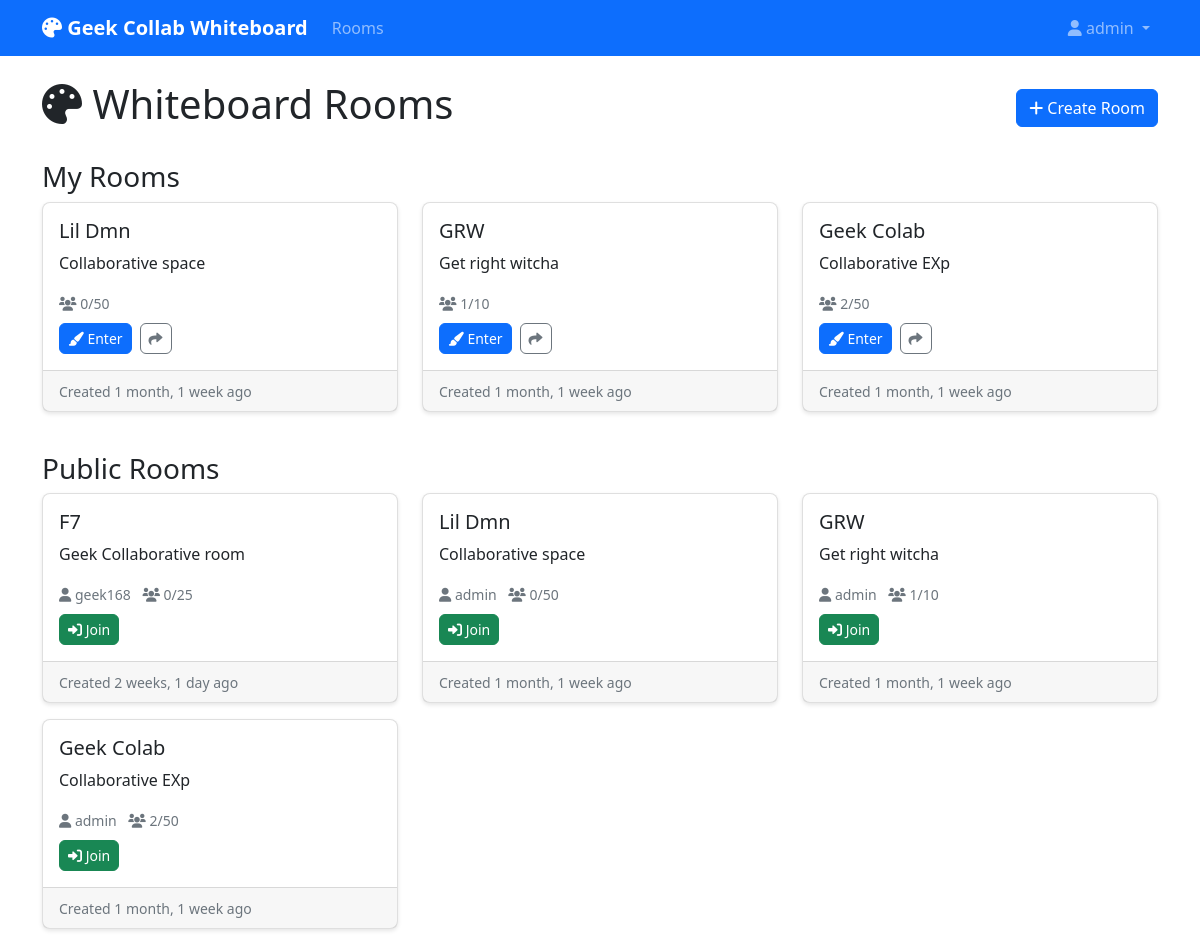
The app's page / (signed in) with its own data.
### whiteboard/models.py (models this page shows, shortened)
class Room(models.Model):
    id = models.UUIDField(primary_key=True, default=uuid.uuid4, editable=False)
    name = models.CharField(max_length=100)
    description = models.TextField(blank=True)
    created_by = models.ForeignKey(User, on_delete=models.CASCADE, related_name='created_rooms')
    created_at = models.DateTimeField(default=timezone.now)
    updated_at = models.DateTimeField(auto_now=True)
    is_public = models.BooleanField(default=False)
    password = models.CharField(max_length=100, blank=True, null=True)
    max_users = models.IntegerField(default=50)
    background_color = models.CharField(max_length=7, default='#ffffff')
    grid_enabled = models.BooleanField(default=False)
    class Meta:
        ordering = ['-created_at']
    @property
    def active_users_count(self):
        return self.participants.filter(is_active=True).count()

### whiteboard/views.py (the view)
# urls.py: path('', room_list, name='home'),
def room_list(request):
    if request.user.is_authenticated:
        rooms = Room.objects.filter(
            Q(is_public=True) |
            Q(created_by=request.user) |
            Q(participants__user=request.user)
        ).distinct().order_by('-created_at')
    else:
        rooms = Room.objects.filter(is_public=True).order_by('-created_at')
    context = {'rooms': rooms}
    return render(request, 'whiteboard/room_list.html', context)

### templates/whiteboard/room_list.html (shortened to what this page needs)
{% extends 'base.html' %}
{% load static %}
{% block content %}
<div class="container mt-4">
    <div class="row">
        <div class="col-12">
            <div class="d-flex justify-content-between align-items-center mb-4">
                <h1><i class="fas fa-palette"></i> Whiteboard Rooms</h1>
                {% if user.is_authenticated %}
                    <button class="btn btn-primary" data-bs-toggle="modal" data-bs-target="#createRoomModal">
                        <i class="fas fa-plus"></i> Create Room
                    </button>
                {% endif %}
            </div>
        </div>
    </div>
    {% if user.is_authenticated %}
        <div class="row mb-4">
            <div class="col-12">
                <h3>My Rooms</h3>
                <div class="row">
                    {% for room in rooms %}
                        {% if room.created_by == user %}
                            <div class="col-md-6 col-lg-4 mb-3">
                                <div class="card h-100">
                                    <div class="card-body">
                                        <h5 class="card-title">{{ room.name }}</h5>
                                        <p class="card-text">{{ room.description|truncatewords:20 }}</p>
                                        <div class="mb-2">
                                            <small class="text-muted">
                                                <i class="fas fa-users"></i> {{ room.active_users_count }}/{{ room.max_users }}
                                            </small>
                                        </div>
                                        <div class="d-flex gap-2">
                                            <a href="{% url 'whiteboard:room' room.id %}" class="btn btn-primary btn-sm">
                                                <i class="fas fa-paint-brush"></i> Enter
                                            </a>
                                            <button class="btn btn-outline-secondary btn-sm" onclick="shareRoom('{{ room.id }}')"
                                                    title="Share Room">
                                                <i class="fas fa-share"></i>
                                            </button>
                                        </div>
                                    </div>
                                    <div class="card-footer text-muted">
                                        <small>Created {{ room.created_at|timesince }} ago</small>
                                    </div>
                                </div>
                            </div>
                        {% endif %}
                    {% endfor %}
                </div>
            </div>
        </div>
    {% endif %}
    <div class="row">
        <div class="col-12">
            <h3>Public Rooms</h3>
            <div class="row">
                {% for room in rooms %}
                    {% if room.is_public %}
                        <div class="col-md-6 col-lg-4 mb-3">
                            <div class="card h-100">
                                <div class="card-body">
                                    <h5 class="card-title">{{ room.name }}</h5>
                                    <p class="card-text">{{ room.description|truncatewords:20 }}</p>
                                    <div class="mb-2">
                                        <small class="text-muted">
                                            <i class="fas fa-user"></i> {{ room.created_by.username }}
                                            <i class="fas fa-users ms-2"></i> {{ room.active_users_count }}/{{ room.max_users }}
                                        </small>
                                    </div>
                                    {% if user.is_authenticated %}
                                        <a href="{% url 'whiteboard:room' room.id %}" class="btn btn-success btn-sm">
                                            <i class="fas fa-sign-in-alt"></i> Join
                                        </a>
                                    {% else %}
                                        <a href="{% url 'users:login' %}" class="btn btn-outline-primary btn-sm">
                                            Login to Join
                                        </a>
                                    {% endif %}
                                </div>
                                <div class="card-footer text-muted">
                                    <small>Created {{ room.created_at|timesince }} ago</small>
                                </div>
                            </div>
                        </div>
                    {% endif %}
                {% endfor %}
            </div>
        </div>
    </div>
</div>
{% endblock %}

### templates/base.html (shortened to what this page needs)
<!DOCTYPE html>
<html lang="en">
<head>
    <link href="https://cdn.jsdelivr.net/npm/bootstrap@5.1.3/dist/css/bootstrap.min.css" rel="stylesheet">
    <link rel="stylesheet" href="https://cdnjs.cloudflare.com/ajax/libs/font-awesome/6.0.0/css/all.min.css">
    <link rel="stylesheet" href="{% load static %}{% static 'css/style.css' %}">
</head>
<body>
    <nav class="navbar navbar-expand-lg navbar-dark bg-primary">
        <div class="container">
            <a class="navbar-brand" href="{% url 'home' %}">
                <i class="fas fa-palette"></i> Geek Collab Whiteboard
            </a>
            <div class="collapse navbar-collapse" id="navbarNav">
                <ul class="navbar-nav me-auto">
                    <li class="nav-item">
                        <a class="nav-link" href="{% url 'home' %}">Rooms</a>
                    </li>
                </ul>
                <ul class="navbar-nav">
                    {% if user.is_authenticated %}
                        <li class="nav-item dropdown">
                            <a class="nav-link dropdown-toggle" href="#" role="button" data-bs-toggle="dropdown">
                                <i class="fas fa-user"></i> {{ user.username }}
                            </a>
                        </li>
                    {% endif %}
                </ul>
            </div>
        </div>
    </nav>
    <main>
        {% block content %}{% endblock %}
    </main>
</body>
</html>

### static/css/style.css (style rules this page uses)
.card { border-radius: 8px; box-shadow: 0 2px 4px rgba(0, 0, 0, 0.1); transition: box-shadow 0.15s ease-in-out; }
.btn { border-radius: 6px; transition: all 0.15s ease-in-out; }
.navbar-brand { font-weight: 600; }

### records on screen
Room: name "Lil Dmn", description "Collaborative space", active_users_count "0", max_users "50", created_at "1 month, 1 week", created_by.username "admin"
Room: name "GRW", description "Get right witcha", active_users_count "1", max_users "10", created_at "1 month, 1 week", created_by.username "admin"
Room: name "Geek Colab", description "Collaborative EXp", active_users_count "2", max_users "50", created_at "1 month, 1 week", created_by.username "admin"
Room: name "F7", description "Geek Collaborative room", created_by.username "geek168", active_users_count "0", max_users "25", created_at "2 weeks, 1 day"

### other values on screen
{{ user.username }} "admin"
